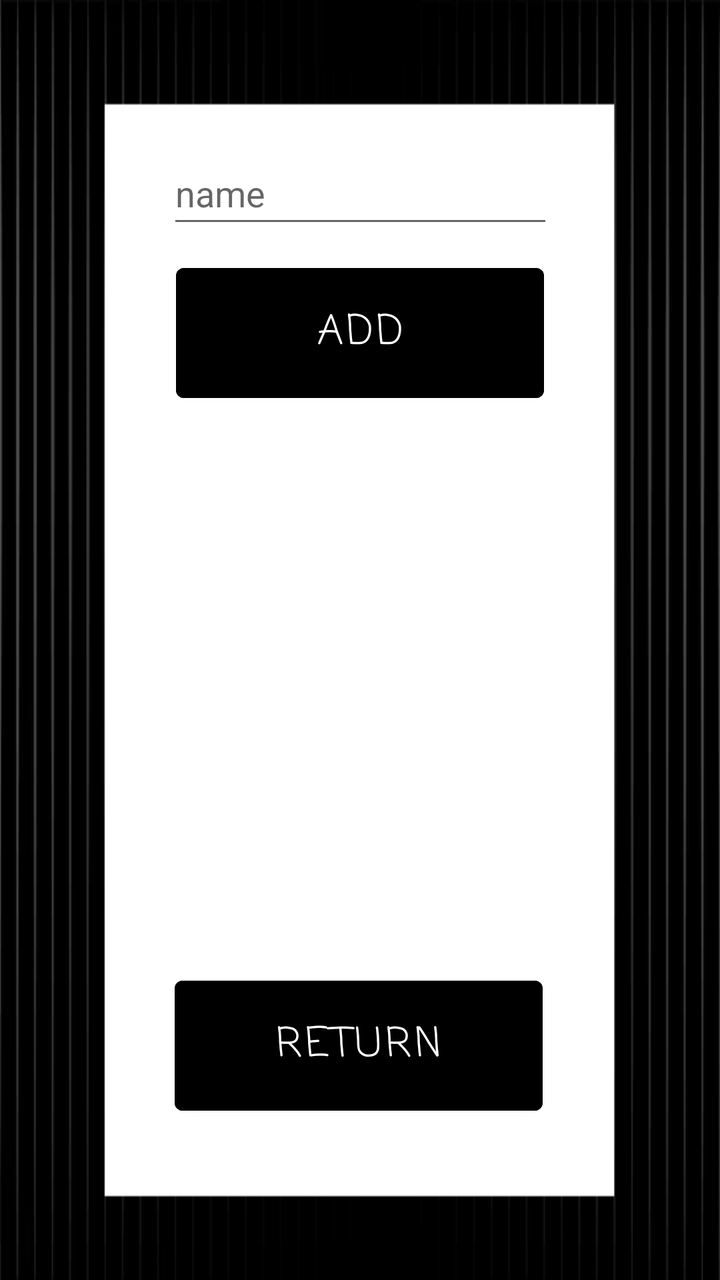
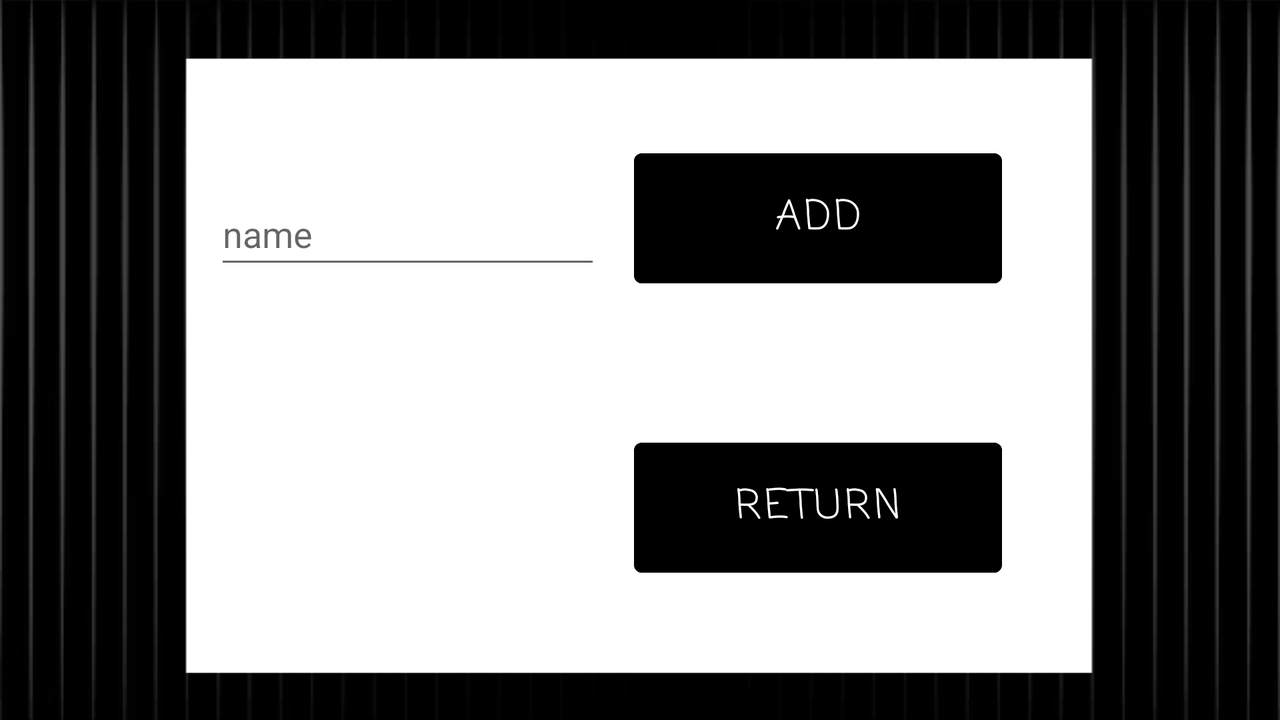

The same Android screen from two of the app's own layout files: first res/layout/ as a phone draws it, then the repository's variant for another configuration, drawn on a device whose configuration selects that folder. Both files follow.
<!-- AndroidManifest.xml: application theme Theme.DrinkOrChallenge -->
<!-- res/layout/activity_names.xml -->
<?xml version="1.0" encoding="utf-8"?>
<androidx.constraintlayout.widget.ConstraintLayout xmlns:android="http://schemas.android.com/apk/res/android"
    xmlns:app="http://schemas.android.com/apk/res-auto"
    xmlns:tools="http://schemas.android.com/tools"
    android:layout_width="match_parent"
    android:layout_height="match_parent"
    android:background="@drawable/backgroundingame2"
    tools:context=".MVPMain.ViewMain">

    <androidx.recyclerview.widget.RecyclerView
        android:id="@+id/recyclerView"
        android:layout_width="244dp"
        android:layout_height="137dp"
        android:fontFamily="casual"
        android:textColor="@color/black"
        android:textSize="30sp"
        app:layout_constraintBottom_toTopOf="@+id/buttonExitNames"
        app:layout_constraintEnd_toEndOf="parent"
        app:layout_constraintStart_toStartOf="parent"
        app:layout_constraintTop_toBottomOf="@+id/id_button" />

    <Button
        android:id="@+id/id_button"
        android:layout_width="184dp"
        android:layout_height="77dp"
        android:backgroundTint="@color/black"
        android:fontFamily="casual"
        android:text="Add"
        android:textSize="20dp"
        app:layout_constraintBottom_toBottomOf="parent"
        app:layout_constraintEnd_toEndOf="parent"
        app:layout_constraintStart_toStartOf="parent"
        app:layout_constraintTop_toBottomOf="@+id/id_personName"
        app:layout_constraintVertical_bias="0.01999998" />

    <EditText
        android:id="@+id/id_personName"
        android:layout_width="193dp"
        android:layout_height="48dp"
        android:ems="10"
        android:hint="name"
        android:inputType="textPersonName"
        android:textColor="@color/black"
        app:layout_constraintBottom_toBottomOf="parent"
        app:layout_constraintEnd_toEndOf="parent"
        app:layout_constraintStart_toStartOf="parent"
        app:layout_constraintTop_toTopOf="parent"
        app:layout_constraintVertical_bias="0.120000005" />

    <Button
        android:id="@+id/buttonExitNames"
        android:layout_width="184dp"
        android:layout_height="77dp"
        android:backgroundTint="@color/black"
        android:fontFamily="casual"
        android:text="Return"
        android:textSize="20dp"
        app:layout_constraintBottom_toBottomOf="parent"
        app:layout_constraintEnd_toEndOf="parent"
        app:layout_constraintHorizontal_bias="0.497"
        app:layout_constraintStart_toStartOf="parent"
        app:layout_constraintTop_toTopOf="parent"
        app:layout_constraintVertical_bias="0.86" />

    <TextView
        android:id="@+id/anyNamesTextView"
        android:layout_width="wrap_content"
        android:layout_height="wrap_content"
        android:fontFamily="casual"
        android:text=""
        android:textColor="@color/black"
        android:textSize="30sp"
        app:layout_constraintBottom_toBottomOf="@+id/buttonExitNames"
        app:layout_constraintEnd_toEndOf="parent"
        app:layout_constraintStart_toStartOf="parent"
        app:layout_constraintTop_toTopOf="@+id/id_personName" />

</androidx.constraintlayout.widget.ConstraintLayout>
<!-- resources referenced by this layout -->
<resources>
  <color name="black">#FF000000</color>
  <!-- drawable backgroundingame2: png bitmap (drawable, 17875 bytes) -->
  <style name="Theme.DrinkOrChallenge" parent="Theme.MaterialComponents.DayNight.DarkActionBar">
          
          <item name="colorPrimary">@color/purple_500</item>
          <item name="colorPrimaryVariant">@color/purple_700</item>
          <item name="colorOnPrimary">@color/white</item>
          
          <item name="colorSecondary">@color/teal_200</item>
          <item name="colorSecondaryVariant">@color/teal_700</item>
          <item name="colorOnSecondary">@color/black</item>
          
          <item name="android:statusBarColor">?attr/colorPrimaryVariant</item>
          
      </style>
  <color name="purple_500">#FF6200EE</color>
  <color name="purple_700">#FF3700B3</color>
  <color name="white">#FFFFFFFF</color>
  <color name="teal_200">#FF03DAC5</color>
  <color name="teal_700">#FF018786</color>
</resources>
<!-- res/layout-land/activity_names.xml (the repository's variant of the layout above) -->
<!-- drawn on the phone turned sideways -->
<?xml version="1.0" encoding="utf-8"?>
<androidx.constraintlayout.widget.ConstraintLayout xmlns:android="http://schemas.android.com/apk/res/android"
    xmlns:app="http://schemas.android.com/apk/res-auto"
    xmlns:tools="http://schemas.android.com/tools"
    android:layout_width="match_parent"
    android:layout_height="match_parent"
    android:background="@drawable/backgroundingame2"
    tools:context=".MVPMain.ViewMain">

    <androidx.recyclerview.widget.RecyclerView
        android:id="@+id/recyclerView"
        android:layout_width="174dp"
        android:layout_height="145dp"
        android:fontFamily="casual"
        android:textColor="@color/black"
        android:textSize="30sp"
        app:layout_constraintBottom_toBottomOf="parent"
        app:layout_constraintEnd_toEndOf="parent"
        app:layout_constraintHorizontal_bias="0.25"
        app:layout_constraintStart_toStartOf="parent"
        app:layout_constraintTop_toTopOf="parent"
        app:layout_constraintVertical_bias="0.7" />

    <Button
        android:id="@+id/id_button"
        android:layout_width="184dp"
        android:layout_height="77dp"
        android:backgroundTint="@color/black"
        android:fontFamily="casual"
        android:text="Add"
        android:textSize="20dp"
        app:layout_constraintBottom_toBottomOf="parent"
        app:layout_constraintEnd_toEndOf="parent"
        app:layout_constraintHorizontal_bias="0.16"
        app:layout_constraintStart_toEndOf="@+id/recyclerView"
        app:layout_constraintTop_toTopOf="parent"
        app:layout_constraintVertical_bias="0.25" />

    <EditText
        android:id="@+id/id_personName"
        android:layout_width="193dp"
        android:layout_height="48dp"
        android:ems="10"
        android:hint="name"
        android:inputType="textPersonName"
        android:textColor="@color/black"
        app:layout_constraintBottom_toTopOf="@+id/recyclerView"
        app:layout_constraintEnd_toEndOf="@+id/recyclerView"
        app:layout_constraintStart_toStartOf="@+id/recyclerView"
        app:layout_constraintTop_toTopOf="parent"
        app:layout_constraintVertical_bias="0.89" />

    <Button
        android:id="@+id/buttonExitNames"
        android:layout_width="184dp"
        android:layout_height="77dp"
        android:backgroundTint="@color/black"
        android:fontFamily="casual"
        android:text="Return"
        android:textSize="20dp"
        app:layout_constraintBottom_toBottomOf="parent"
        app:layout_constraintEnd_toEndOf="@+id/id_button"
        app:layout_constraintStart_toStartOf="@+id/id_button"
        app:layout_constraintTop_toBottomOf="@+id/id_button" />

    <TextView
        android:id="@+id/anyNamesTextView"
        android:layout_width="138dp"
        android:layout_height="104dp"
        android:fontFamily="casual"
        android:text=""
        android:textColor="@color/black"
        android:textSize="30sp"
        app:layout_constraintBottom_toBottomOf="@+id/recyclerView"
        app:layout_constraintEnd_toEndOf="@+id/recyclerView"
        app:layout_constraintStart_toStartOf="@+id/recyclerView"
        app:layout_constraintTop_toTopOf="@+id/recyclerView" />

</androidx.constraintlayout.widget.ConstraintLayout>
